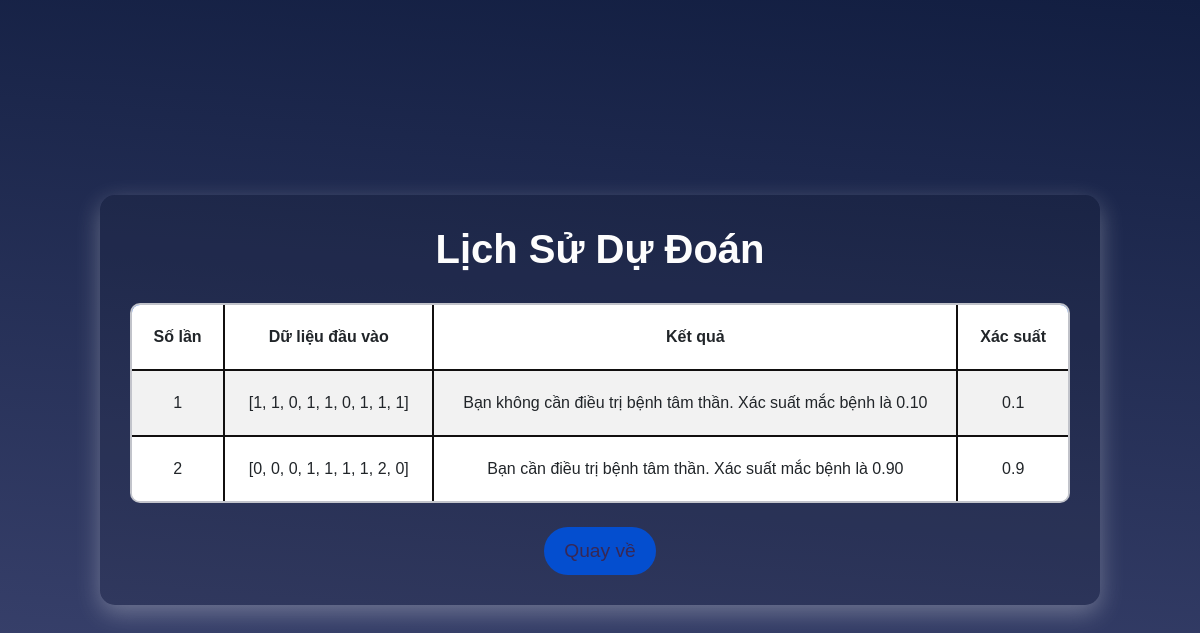
/history (signed in), run on the app's committed database.
### app.py (models this page shows)
class PredictionResult(db.Model):
    id = db.Column(db.Integer, primary_key=True)  # ID tự tăng
    user_id = db.Column(db.Integer, db.ForeignKey('user.id'), nullable=False)  # ID của người dùng từ bảng User
    input_data = db.Column(db.String, nullable=False)  # Dữ liệu đầu vào
    prediction_result = db.Column(db.String, nullable=False)  # Kết quả dự đoán
    probability = db.Column(db.Float, nullable=False)  # Xác suất dự đoán

### app.py (the view)
@app.route('/history')
def history():
    if 'logged_in' in session and session['logged_in']:
        user_id = session.get('user_id')
        predictions = PredictionResult.query.filter_by(user_id=user_id).all()
        return render_template('history.html', predictions=predictions)
    else:
        flash('You need to log in first.')
        return redirect(url_for('login'))

### template/history.html (shortened to what this page needs)
<!DOCTYPE html>
<html lang="en">
<head>
    <link rel="stylesheet" href="https://cdn.jsdelivr.net/npm/bootstrap@5.3.0-alpha3/dist/css/bootstrap.min.css">
</head>
<body>
    <div class="container">
        <h1>Lịch Sử Dự Đoán</h1>
        <table class="table table-striped table-hover mt-4">
            <thead>
                <tr>
                    <th>Số lần</th>
                    <th>Dữ liệu đầu vào</th>
                    <th>Kết quả</th>
                    <th>Xác suất</th>
                </tr>
            </thead>
            <tbody>
                {% if predictions %}
                    {% for prediction in predictions %}
                    <tr>
                        <td>{{ loop.index }}</td>
                        <td>{{ prediction.input_data }}</td>
                        <td>{{ prediction.prediction_result }}</td>
                        <td>{{ prediction.probability }}</td>
                    </tr>
                    {% endfor %}
                {% else %}
                <tr>
                    <td colspan="4" class="no-data">
                        Không có dự đoán nào được tìm thấy.
                    </td>
                </tr>
                {% endif %}
            </tbody>
        </table>
        <div class="text-center mt-4">
            <a href="{{ url_for('dashboard') }}" class="btn btn-primary">Quay về</a>
        </div>
    </div>
</body>
</html>

### template/history.html (style rules this page uses)
body { background: linear-gradient(185deg, #121e41, #3e4672); font-family: 'Arial', sans-serif; color: #fff; margin: 0; padding: 0; display: flex; justify-content: center; align-items: center; min-height: 100vh; }
.container { background: rgba(17, 16, 16, 0.1); padding: 30px; border-radius: 15px; box-shadow: 0 8px 25px rgba(252, 252, 252, 0.3); max-width: 1000px; width: 100%; }
h1 { font-size: 2.5rem; margin-bottom: 30px; text-align: center; color: #fdfdfd; font-weight: bold; }
.table { background-color: rgba(233, 233, 233, 0.8); border-radius: 10px; overflow: hidden; border: 2px solid #ffffff; }
.table thead { background: linear-gradient(90deg, #044ecf, #044ecf); color: white; font-size: 1.2rem; }
.table tbody tr { transition: background 0.3s ease; }
.table tbody tr:nth-child(even) { background-color: rgba(255, 255, 255, 0.9); }
.table tbody tr:nth-child(odd) { background-color: rgba(240, 240, 255, 0.9); }
.table tbody td, .table thead th { font-size: 1rem; text-align: center; padding: 20px; border: 2.22px solid #110f0f; }
.btn-primary { background: linear-gradient(90deg, #044ecf, #044ecf); border: none; padding: 10px 20px; font-size: 1.2rem; border-radius: 25px; color: rgb(56, 40, 85); transition: all 0.3s ease; }

### data on the page
PredictionResult: input_data "[1, 1, 0, 1, 1, 0, 1, 1, 1]", prediction_result "Bạn không cần điều trị bệnh tâm thần. Xác suất mắc bệnh là 0.10", probability "0.1"
PredictionResult: input_data "[0, 0, 0, 1, 1, 1, 1, 2, 0]", prediction_result "Bạn cần điều trị bệnh tâm thần. Xác suất mắc bệnh là 0.90", probability "0.9"
